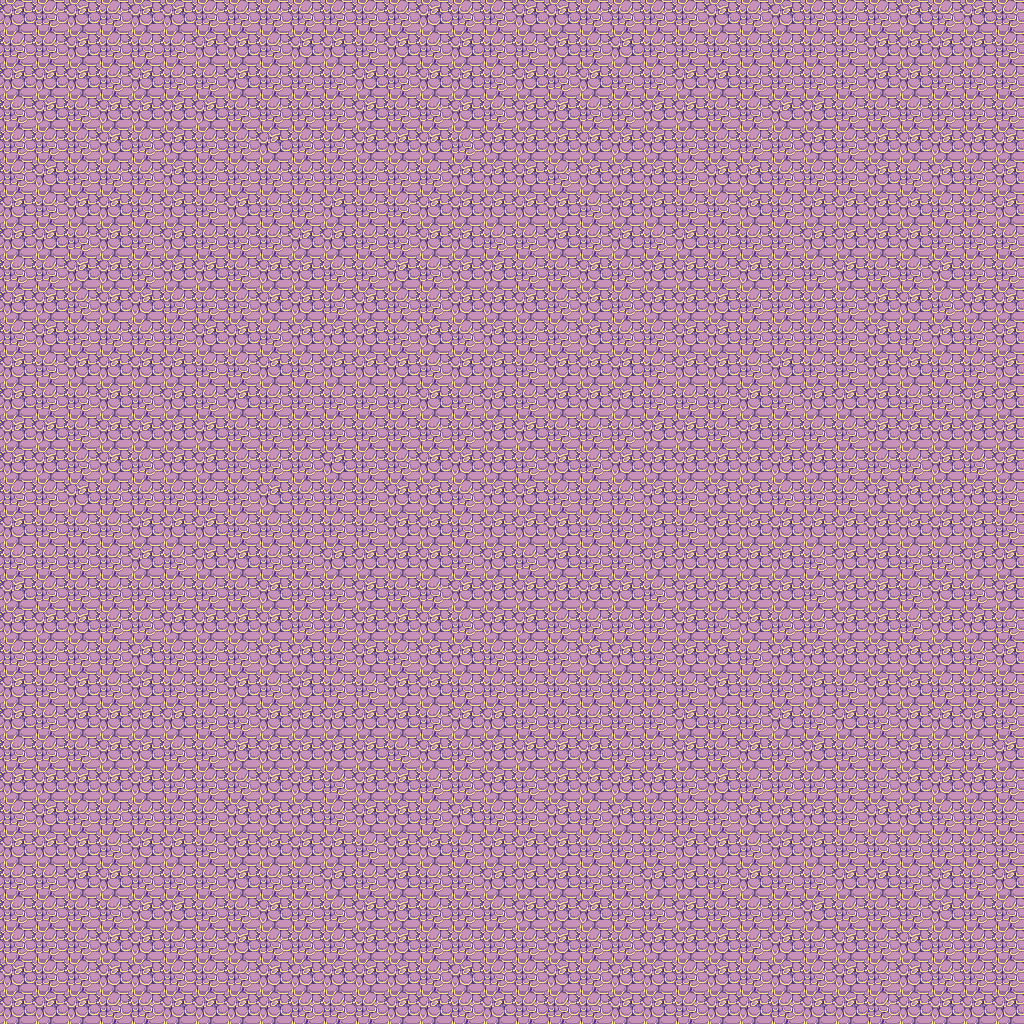

Rendered tile map (Tiled .tmx) drawn with the repository's tilesets; below, a short description and the full map source, tile grids included:
An orthogonal 32x32 tile map with 32x32 px tiles, 1 tile layer (Rocks).

<map version="1.2" tiledversion="1.3.1" orientation="orthogonal" renderorder="right-down" compressionlevel="0" width="32" height="32" tilewidth="32" tileheight="32" infinite="0" nextlayerid="3" nextobjectid="1">
 <editorsettings>
  <export target="lobby.xml" format="tmx" />
 </editorsettings>
 <tileset firstgid="1" source="../tilesets/outdoors.tsx" />
 <layer id="2" name="Rocks" width="32" height="32">
  <data encoding="csv">
62,63,62,63,62,62,63,63,63,63,63,63,63,62,63,63,62,62,63,63,63,63,62,63,62,63,63,63,62,63,62,63,
63,63,62,63,63,63,62,62,63,62,62,63,62,63,62,63,63,62,63,62,63,63,63,63,63,63,63,62,62,62,62,63,
62,62,62,63,62,63,63,62,63,63,63,62,63,62,62,63,62,63,62,63,63,62,62,63,63,63,63,62,62,63,63,63,
63,62,63,62,62,62,62,63,63,63,63,62,63,63,62,63,62,62,63,63,62,62,63,63,62,62,63,63,63,63,63,63,
63,63,63,62,63,62,63,63,62,63,63,62,62,62,63,62,62,62,62,62,62,63,63,63,63,62,63,62,62,62,62,62,
63,62,63,63,63,62,63,63,63,63,63,63,63,63,62,62,62,63,62,62,62,63,62,62,63,63,63,62,63,62,63,62,
62,63,62,62,63,62,63,62,63,63,62,63,63,62,62,62,62,62,63,62,62,63,63,62,63,62,62,62,62,63,63,62,
62,62,63,62,63,62,63,63,63,62,62,63,63,62,62,63,63,62,63,62,63,62,63,63,63,62,62,62,62,63,63,63,
63,63,62,62,63,62,62,63,62,62,63,63,62,63,62,62,63,63,62,63,62,62,63,62,63,63,62,63,63,62,63,63,
62,62,63,62,62,63,63,63,62,62,63,62,63,63,62,62,62,63,62,63,62,62,62,63,63,63,63,62,62,63,62,62,
63,62,63,63,63,63,62,62,63,62,62,62,63,62,63,62,63,63,62,63,63,62,62,63,63,63,63,62,63,62,63,62,
62,63,62,62,62,62,63,63,62,63,62,62,62,63,62,62,63,62,62,62,63,62,62,63,62,63,63,62,62,63,63,62,
62,63,63,62,63,62,63,62,63,63,63,63,63,62,63,62,63,62,62,62,63,63,63,62,63,62,62,62,63,63,62,62,
62,62,63,62,62,62,62,63,63,63,63,63,63,63,63,62,62,63,63,63,62,62,63,62,63,63,63,62,62,62,62,62,
62,62,63,62,63,62,62,63,63,63,62,63,63,62,62,62,63,62,63,62,62,62,62,62,62,62,63,63,63,62,63,62,
63,63,62,63,63,63,63,63,62,63,63,63,62,62,63,62,62,63,63,63,62,63,62,62,63,63,63,62,62,62,62,63,
62,63,63,63,62,62,62,63,63,63,63,63,62,62,63,62,62,62,63,63,62,63,62,62,62,62,62,62,62,62,62,63,
63,63,63,63,62,63,62,62,63,63,62,62,62,62,63,62,63,62,63,63,62,62,62,62,62,63,62,62,63,63,62,62,
62,63,63,63,63,63,63,63,62,63,63,62,63,63,62,62,62,62,62,62,63,62,62,62,62,63,62,62,63,62,63,62,
62,62,62,63,63,62,62,62,62,63,63,62,62,62,63,62,62,63,63,63,63,62,63,62,63,63,62,62,63,62,62,63,
63,63,63,63,62,63,63,63,62,62,63,62,63,62,62,63,63,63,62,62,63,62,62,63,62,62,62,62,62,62,63,62,
62,63,62,63,62,63,63,62,63,62,63,63,62,62,63,63,63,63,63,63,63,63,62,63,63,62,63,62,62,63,63,63,
62,63,62,62,62,62,63,63,62,62,62,62,62,63,62,62,63,63,63,63,63,62,63,63,62,63,62,63,62,62,62,63,
63,63,63,62,62,63,63,62,62,62,62,62,63,62,63,62,62,62,62,63,63,62,63,62,63,62,63,63,62,63,63,62,
62,62,62,62,62,63,63,63,62,62,63,62,62,63,63,62,63,62,62,62,62,63,62,63,63,63,63,63,62,62,62,63,
63,62,63,63,63,63,63,62,62,62,63,62,62,63,62,63,63,62,63,62,63,63,63,62,62,62,63,62,62,63,63,63,
62,62,62,63,62,62,63,62,62,62,62,63,62,62,63,62,62,62,63,63,63,62,62,63,62,62,63,63,63,63,63,63,
63,63,62,62,63,63,63,62,63,63,62,63,62,63,63,62,62,62,63,63,62,62,63,62,63,63,62,62,63,62,63,62,
63,63,63,63,62,62,63,63,62,63,63,62,62,63,63,63,62,62,62,63,63,62,63,63,63,62,63,63,63,62,63,63,
63,63,63,62,62,63,63,62,63,63,63,62,62,63,63,63,63,62,63,63,62,62,62,63,62,63,62,63,62,63,63,63,
62,63,63,62,62,63,63,63,62,62,62,62,62,63,62,63,63,62,63,62,62,63,62,63,62,63,62,63,62,63,63,63,
62,62,62,63,63,62,62,62,62,63,63,63,62,62,63,62,63,63,63,62,62,63,62,62,63,62,62,63,62,62,62,62
</data>
 </layer>
</map>
